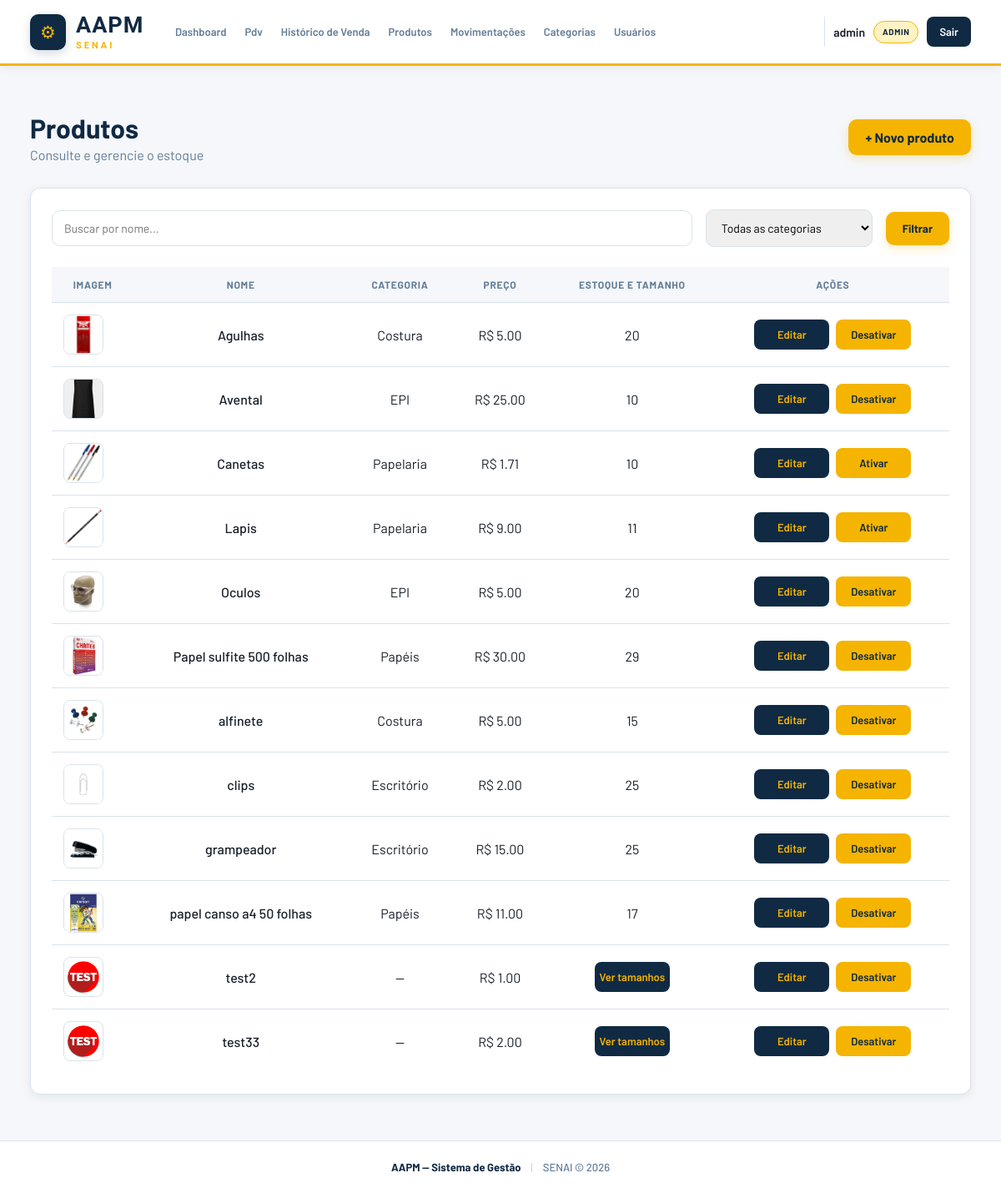
The page /produtos/ (signed in) on the database its author committed.
### app/models/produto.py (models this page shows, shortened)
class Produto(Base):
    __tablename__ = "produtos"
    id = Column(Integer, primary_key=True, autoincrement=True, index=True)
    nome = Column(String(150), nullable=False, index=True)
    preco = Column(Float, nullable=False, default=0.0)
    estoque_atual = Column(Integer, nullable=False, default=0)
    ativo = Column(Boolean, default=True)
    imagem_path = Column(String(255), nullable=True)
    categoria_id = Column(Integer, ForeignKey("categorias.id", ondelete="SET NULL"), nullable=True)
    categoria = relationship("Categoria", back_populates="produtos")
    tamanhos  = relationship("ProdutoTamanho", back_populates="produto", cascade="all, delete-orphan")

### app/models/categoria.py (models this page shows)
class Categoria(Base):
    __tablename__ = "categorias"
    id = Column(Integer, primary_key=True,autoincrement=True, index=True)
    nome = Column(String(100), nullable=False, unique=True)
    ativo = Column(Boolean, default=True)
    produtos = relationship("Produto", back_populates="categoria", lazy="select")

### app/controllers/produto_controller.py (the view)
@router.get("/")
def listar_produtos(
    request: Request,
    busca: str = "",
    categoria_id: int = 0,
    db: Session = Depends(get_db),
    usuario = Depends(get_usuario_logado)
):
    query = db.query(Produto)
    if usuario['role'] != 'admin':
        query = query.filter(Produto.ativo == True)
    if busca:
        query = query.filter(Produto.nome.ilike(f"%{busca}%"))
    if categoria_id:
        query = query.filter(Produto.categoria_id == categoria_id)
    produtos   = query.order_by(Produto.nome).all()
    categorias = db.query(Categoria).filter(Categoria.ativo == True).all()
    return templates.TemplateResponse(
        request,
        "produtos/index.html",
        {
            "request":      request,
            "usuario":      usuario,
            "produtos":     produtos,
            "categorias":   categorias,
            "busca":        busca,
            "categoria_id": categoria_id,
        }
    )

### app/templates/produtos/index.html (shortened to what this page needs)
{% extends "base.html" %}
{% block extra_css %}<link rel="stylesheet" href="/static/css/pro-index.css">{% endblock %}
{% block conteudo %}
<div class="page-header">
  <div>
    <h1 class="page-title">Produtos</h1>
    <p class="page-subtitle">Consulte e gerencie o estoque</p>
  </div>
  {% if usuario['role'] == 'admin' %}
  <a href="/produtos/novo" class="btn-primary">+ Novo produto</a>
  {% endif %}
</div>
<div class="card">
  <form method="get" action="/produtos" style="display:flex;gap:1rem;margin-bottom:1.5rem;flex-wrap:wrap">
    <input type="text" name="busca" class="form-input" placeholder="Buscar por nome..." value="{{ busca }}"
      style="flex:1;min-width:200px">
    <select name="categoria_id" class="form-input form-select" style="width:200px">
      <option value="0">Todas as categorias</option>
    </select>
    <button type="submit" class="btn-primary">
      Filtrar
    </button>
  </form>
  <div class="table-wrapper">
    <table class="table">
      <thead>
        <tr>
          <th>Imagem</th>
          <th>Nome</th>
          <th>Categoria</th>
          <th>Preço</th>
          <th>Estoque e Tamanho</th>
          {% if usuario['role'] == 'admin' %}
          <th>Ações</th>
          {% endif %}
        </tr>
      </thead>
      <tbody>
        {% for p in produtos %}
        <tr>
          <td>
            <img src="{{ url_for('static', path=p.imagem_path if p.imagem_path else 'img/sem-foto.png') }}"
              alt="{{ p.nome }}" width="48" height="48">
          </td>
          <td class="produto-nome">
            {{ p.nome }}
          </td>
          <td>
            {{ p.categoria.nome if p.categoria else "—" }}
          </td>
          <td>
            R$ {{ "%.2f"|format(p.preco) }}
          </td>
          <td class="estoque-produto">
            {% if p.tamanhos %}
            <button type="button" class="btn-table" onclick="abrirTamanhos({{ p.id }})">
              Ver tamanhos
            </button>
            {% else %}
            {{ p.estoque_atual }}
            {% endif %}
          </td>
          {% if usuario['role'] == 'admin' %}
          <td class="td-actions">
            <div class="actions-group">
              <a href="/produtos/{{ p.id }}/editar" class="btn-table">
                Editar
              </a>
              <form action="/produtos/{{ p.id }}/desativar" method="post">
                <button type="submit" class="btn-table btn-table--warn">
                  {% if p.ativo %}
                  Desativar
                  {% else %}
                  Ativar
                  {% endif %}
                </button>
              </form>
            </div>
          </td>
          {% endif %}
        </tr>
        {% endfor %}
      </tbody>
    </table>
  </div>
</div>
{% endblock %}

### app/static/css/base.css (style rules this page uses)
* { margin: 0; padding: 0; box-sizing: border-box; }
html { scroll-behavior: smooth; }
body { min-height: 100vh; display: flex; flex-direction: column; font-family: "Barlow", sans-serif; background: var(--fundo); color: var(--texto); -webkit-font-smoothing: antialiased; text-rendering: optimizeLegibility; }
:root { --azul: #102A43; --azul-2: #243B53; --azul-3: #486581; --laranja: #F5B400; --laranja-2: #D99F00; --laranja-claro: #FFF3C4; --branco: #FFFFFF; --fundo: #F5F7FA; --fundo-card: #FFFFFF; --texto: #17202A; --texto-secundario: #627D98; --borda: #D9E2EC; --verde: #2F855A; --vermelho: #C53030; --sombra: 0 5px 20px rgba(16, 42, 67, 0.08); --sombra-hover: 0 10px 28px rgba(16, 42, 67, 0.14); --radius: 12px; }
button, input, select, textarea { font-family: inherit; }
button { cursor: pointer; }
a { color: inherit; }
img { max-width: 100%; display: block; }

### app/static/css/pro-index.css (style rules this page uses)
.page-title { font-size: 32px; font-weight: 700; color: var(--azul); }
.page-subtitle { color: var(--texto-secundario); margin-top: 4px; }
.produto-nome { color: var(--texto); font-weight: 500; }
.card { background: var(--branco); border: 1px solid var(--borda); border-radius: 12px; padding: 25px; box-shadow: 0 3px 12px rgba(16, 42, 67, 0.08); }
.card form { display: flex; gap: 12px; flex-wrap: wrap; align-items: center; margin-bottom: 25px; padding: 0; background: none; box-shadow: none; }
.form-input { padding: 12px 14px; border: 1px solid var(--borda); border-radius: 10px; font-size: 14px; }
.form-select { cursor: pointer; }
.btn-primary { display: inline-flex; align-items: center; justify-content: center; padding: 12px 20px; background: linear-gradient(135deg, var(--laranja), var(--laranja)); color: var(--azul); font-weight: 700; border: none; border-radius: 10px; text-decoration: none; box-shadow: 0 4px 12px rgba(245,180,0,.25); transition: .2s; }
.table { width: 100%; border-collapse: collapse; }
.table thead { background: var(--fundo); }
.table th { padding: 14px; color: var(--texto-secundario); border-bottom: 1px solid var(--borda); font-size: 12px; font-weight: 700; text-transform: uppercase; letter-spacing: .06em; white-space: nowrap; }
.table td { padding: 14px; border-bottom: 1px solid var(--borda); vertical-align: middle; }
.table th, .table td { text-align: center; }
.table tbody tr { transition: background 0.2s ease; }
.table tbody tr:last-child td { border-bottom: none; }
.table img { width: 48px; height: 48px; object-fit: cover; border: 1px solid var(--borda); border-radius: 8px; }
.table td a { color: var(--azul); font-weight: 600; text-decoration: none; }
.estoque-produto { text-align: center; }
.td-actions { text-align: center; white-space: nowrap; }
.actions-group { display: flex; align-items: center; justify-content: center; gap: 8px; }
.td-actions form { margin: 0; padding: 0; background: none; border: none; box-shadow: none; display: inline-flex; }
.btn-table { display: inline-flex; align-items: center; justify-content: center; min-width: 90px; height: 36px; border: none; border-radius: 8px; background: var(--azul); color: var(--laranja); font-size: 13px; font-weight: 600; text-decoration: none; cursor: pointer; transition: background .2s ease, transform .2s ease, box-shadow .2s ease; }
.table td a.btn-table { color: var(--laranja); }
.btn-table--warn { background: var(--laranja); color: var(--azul); }

### rows shown on the page
Produto: imagem_path (picture), nome "Agulhas", categoria "Costura", preco "5.00", estoque_atual "20", ativo "Desativar"
Produto: imagem_path (picture), nome "Avental", categoria "EPI", preco "25.00", estoque_atual "10", ativo "Desativar"
Produto: imagem_path (picture), nome "Canetas", categoria "Papelaria", preco "1.71", estoque_atual "10", ativo "Ativar"
Produto: imagem_path (picture), nome "Lapis", categoria "Papelaria", preco "9.00", estoque_atual "11", ativo "Ativar"
Produto: imagem_path (picture), nome "Oculos", categoria "EPI", preco "5.00", estoque_atual "20", ativo "Desativar"
Produto: imagem_path (picture), nome "Papel sulfite 500 folhas", categoria "Papéis", preco "30.00", estoque_atual "29", ativo "Desativar"
Produto: imagem_path (picture), nome "alfinete", categoria "Costura", preco "5.00", estoque_atual "15", ativo "Desativar"
Produto: imagem_path (picture), nome "clips", categoria "Escritório", preco "2.00", estoque_atual "25", ativo "Desativar"
Produto: imagem_path (picture), nome "grampeador", categoria "Escritório", preco "15.00", estoque_atual "25", ativo "Desativar"
Produto: imagem_path (picture), nome "papel canso a4 50 folhas", categoria "Papéis", preco "11.00", estoque_atual "17", ativo "Desativar"
Produto: imagem_path (picture), nome "test2", categoria "—", preco "1.00", ativo "Desativar"
Produto: imagem_path (picture), nome "test33", categoria "—", preco "2.00", ativo "Desativar"

### other values the page prints
{{ usuario.nome }} "admin"
{{ usuario.role }} "ADMIN"
